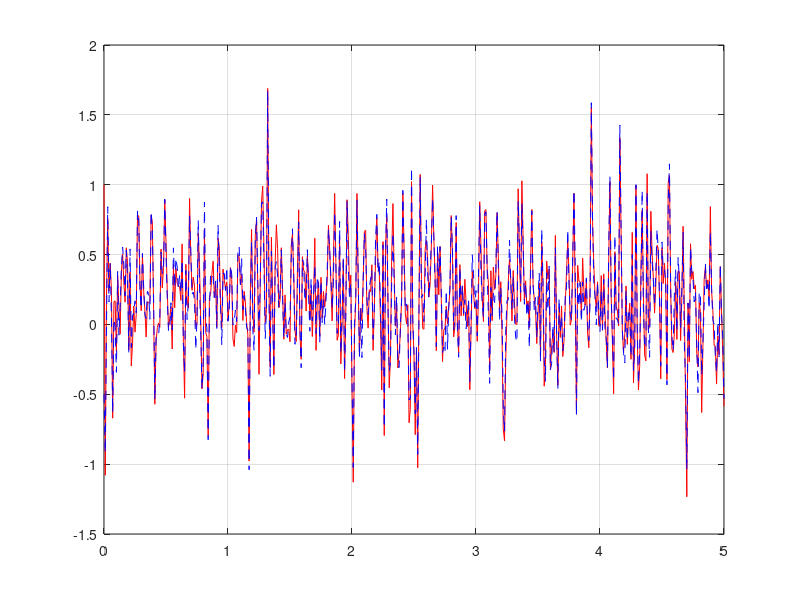
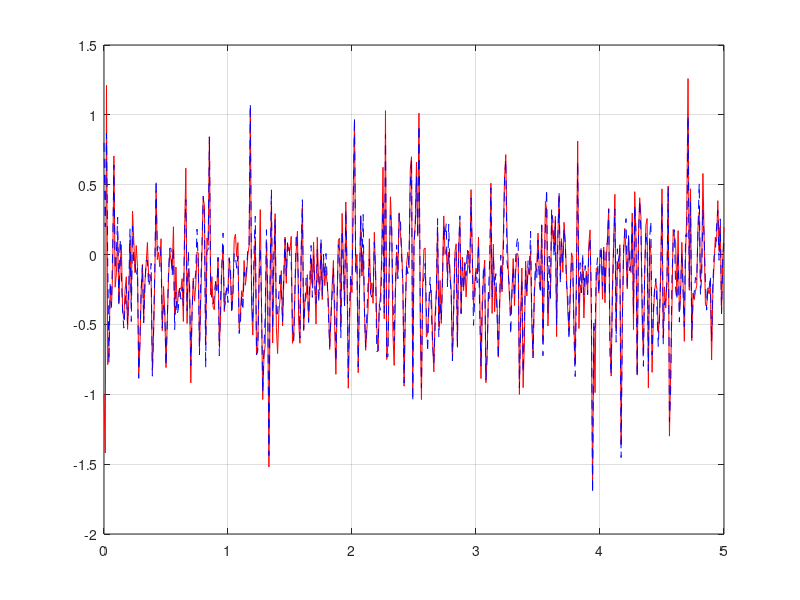
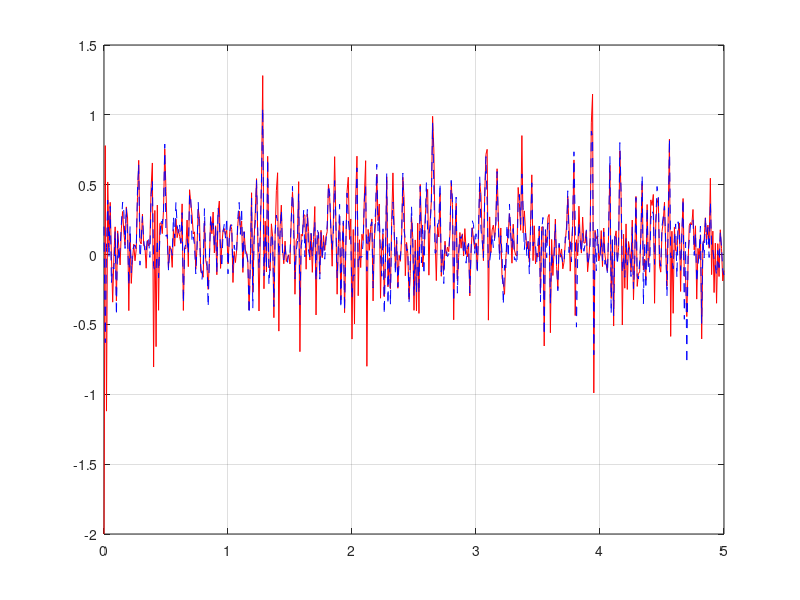

These figures' MATLAB source, in order:
% Filtro de Kalman por etapas en tiempo discreto
% Sistema no-lineal   x(k+1) = A*x(k) + G*x(k)*w() + W*w()

clear;
clc
close all;

A = [  0    0.2   0.6
        -1   -0.1   0.1
        0.3  0.2  -0.5 ];
abs(eig(A))     
G = [  0   0.1  -0.1
       -0.1   0     0.1
          0    0     0.2 ];
W = [ 0.2
         0
         0.1 ];
C = [ 1  0  0 ];

     
ti = 0;   tf = 5;   dt = 0.01;    
t = ti:dt:tf;   t = t';
nt = length(t);

% Ruido de la planta
wmean = 1;
wstd = 2;
w = randn(nt,1);
w = (w-mean(w))*wstd/std(w) + wmean;
Q = sum((w-wmean).*(w-wmean))/nt;

% Ruido del sensor
nmean = 0;
nstd = 0.1;
n = randn(nt,1);
n = (n-mean(n))*nstd/std(n) + nmean;
R = sum((n-nmean).*(n-nmean))/nt;

x = [ 1;  -1;  -2 ];
xh = [ -0.5;  0.8;   0.2 ];
P = diag([ 0.2   0.4   0.1 ]);    
k = 1;
for tt = ti:dt:tf
    x1(k,1)   = x(1,1);     x2(k,1) = x(2,1);       x3(k,1) = x(3,1);  
    xh1(k,1) = xh(1,1);    xh2(k,1) = xh(2,1);    xh3(k,1) = xh(3,1); 
 
    x = A*x + G*x*w(k,1) + W*w(k,1);
    y = C*x + n(k,1);    
    
    xb = A*xh + G*xh*wmean + W*wmean;
    M = (A+G*wmean)*P*(A+G*wmean)' + (W+G*xh)*Q*(W+G*xh)';
    P = inv(inv(M) + C'*inv(R)*C);
    L = P*C'*inv(R);
    xh = xb + L*(y - C*xb);

    k = k +1;
end
figure(1);
plot(t,x1,'-r',t,xh1,'--b');    grid;
figure(2);
plot(t,x2,'-r',t,xh2,'--b');    grid;
figure(3);
plot(t,x3,'-r',t,xh3,'--b');    grid;
